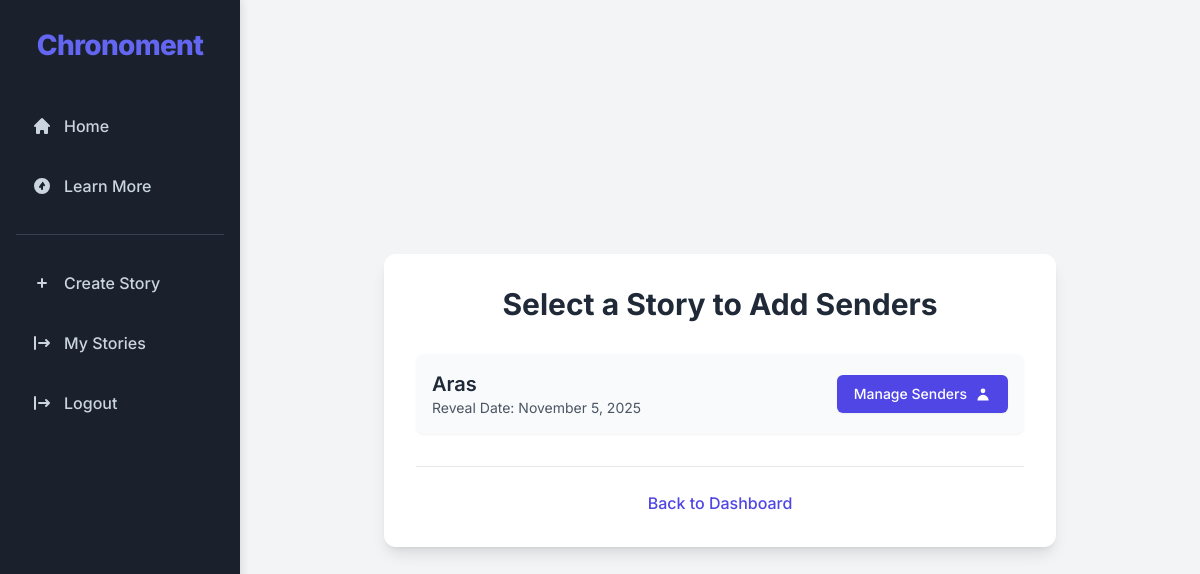
/select-story-for-senders/ (signed in), run on an earlier commit of the app's database.
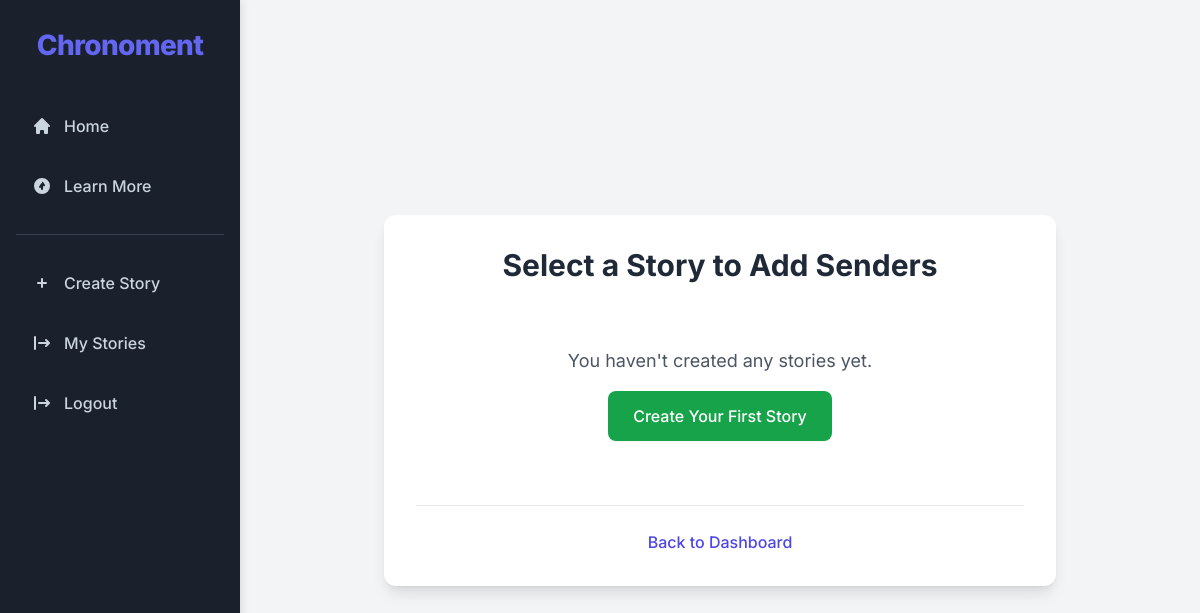
And on a later commit of the database.
### main/models.py (models this page shows, shortened)
class Stories(models.Model):
    organiser = models.ForeignKey(Organisers, on_delete=models.CASCADE, related_name='stories')
    title = models.CharField(max_length=255)
    main_message = models.TextField()
    reveal_date = models.DateField()
    qr_code_url = models.URLField(max_length=500, blank=True, null=True) # URL for the QR code
    topper_identifier = models.CharField(
        max_length=100,
        unique=True,
        blank=False,
        null=False,
        help_text="Unique code printed on the physical cake topper's QR code."
    )
    max_senders = models.PositiveIntegerField(
        default=6, # A reasonable default, adjust as needed
        help_text="Maximum number of senders allowed to contribute to this story."
    )
    created_at = models.DateTimeField(auto_now_add=True)
    updated_at = models.DateTimeField(auto_now=True)
    class Meta:
        verbose_name_plural = "Stories" # Correct pluralization for admin

### main/views.py (the view)
# urls.py: path('select-story-for-senders/', views.select_story_for_senders, name='select_story_for_senders'),
@login_required
def select_story_for_senders(request):
    organiser_stories = Stories.objects.filter(
        organiser=request.user,
        reveal_date__gte=timezone.now().date() # Filter for future reveal dates
    ).order_by('-created_at') # Order by creation date, newest first
    context = {
        'stories': organiser_stories,
        'page_title': 'Select Story to Add Senders'
    }
    return render(request, 'main/select_story_for_senders.html', context)

### main/templates/main/select_story_for_senders.html (shortened to what this page needs)
{% extends 'main/base.html' %}
{% load static %}
{% block content %}
<div class="container mx-auto px-4 py-8">
    <div class="bg-white p-8 rounded-xl shadow-lg w-full max-w-2xl mx-auto">
        <h2 class="text-3xl font-bold text-center text-gray-800 mb-8">Select a Story to Add Senders</h2>
        {% if stories %}
            <ul class="space-y-4">
                {% for story in stories %}
                    <li class="bg-gray-50 p-4 rounded-lg shadow-sm flex items-center justify-between">
                        <div>
                            <h3 class="text-xl font-semibold text-gray-800">{{ story.title }}</h3>
                            <p class="text-gray-600 text-sm">Reveal Date: {{ story.reveal_date|date:"F j, Y" }}</p>
                        </div>
                        <a href="{% url 'manage_senders_for_story' story.id %}"
                           class="inline-flex items-center px-4 py-2 border border-transparent text-sm font-medium rounded-md shadow-sm text-white bg-indigo-600 hover:bg-indigo-700 focus:outline-none focus:ring-2 focus:ring-offset-2 focus:ring-indigo-500 transition duration-150 ease-in-out">
                            Manage Senders
                            <svg class="w-4 h-4 ml-2" fill="currentColor" viewBox="0 0 20 20" xmlns="http://www.w3.org/2000/svg"><path fill-rule="evenodd" d="M10 9a3 3 0 100-6 3 3 0 000 6zm-7 9a7 7 0 1114 0H3z" clip-rule="evenodd"></path></svg>
                        </a>
                    </li>
                {% endfor %}
            </ul>
        {% else %}
            <div class="text-center py-8">
                <p class="text-gray-600 text-lg mb-4">You haven't created any stories yet.</p>
                <a href="{% url 'create_story' %}"
                   class="inline-flex items-center px-6 py-3 border border-transparent text-base font-medium rounded-lg shadow-sm text-white bg-green-600 hover:bg-green-700 focus:outline-none focus:ring-2 focus:ring-offset-2 focus:ring-green-500 transition duration-150 ease-in-out">
                    Create Your First Story
                </a>
            </div>
        {% endif %}
        <div class="text-center mt-8 pt-6 border-t border-gray-200">
            <a href="{% url 'home' %}" class="font-medium text-indigo-600 hover:text-indigo-500">Back to Dashboard</a>
        </div>
    </div>
</div>
{% endblock %}

What changed in the data, as far as the page shows it:
no longer on this page (row edited): Stories: title "Aras", reveal_date "November 5, 2025"
Also different on the page:
text now shown: "You haven't created any stories yet. Create Your First Story"
